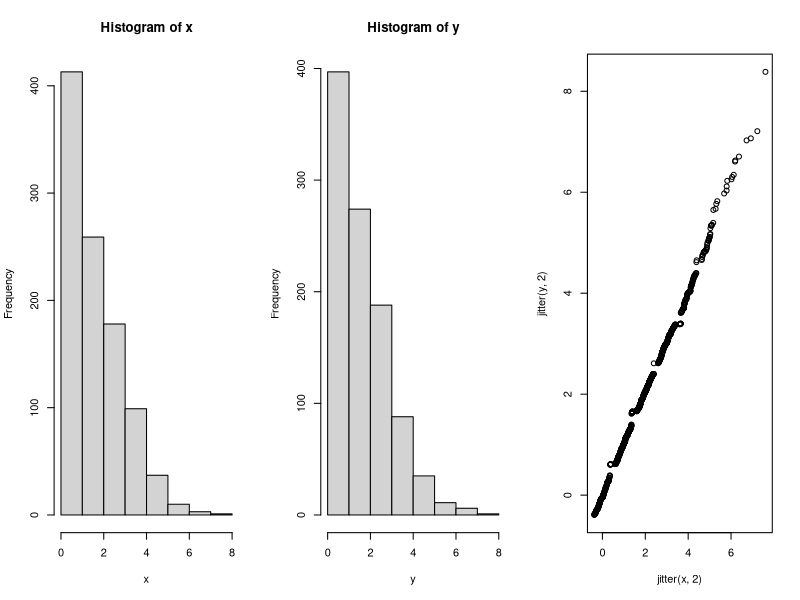
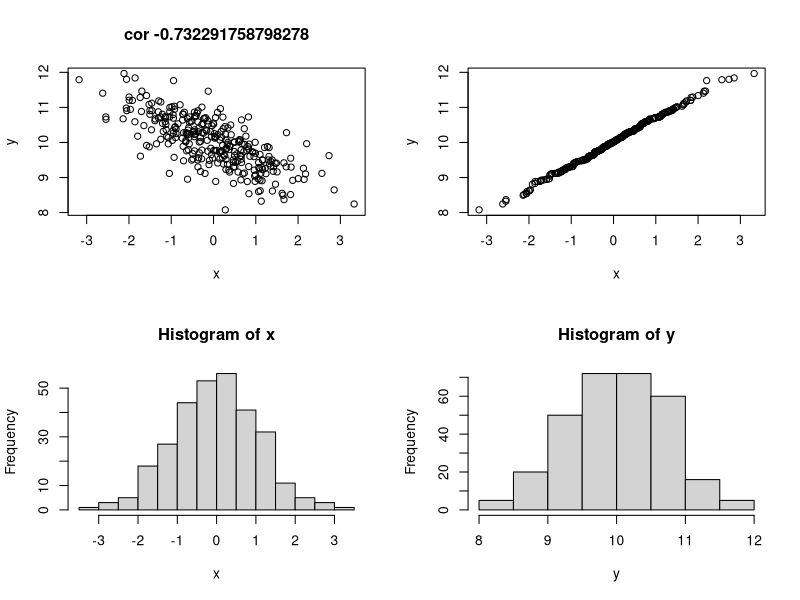

R code for these plots, in order:
## poisson counts

nsim<-1000
n<-200
p<-.01
x<-rpois(nsim,n*p)
y<-rbinom(nsim,n,p)

par(mfrow=c(1,3))
hist(x)
hist(y)
qqplot(jitter(x,2),jitter(y,2))



## correlations
n<-300
x<-rnorm(n)
y<- -.5*x+rnorm(n,10,.5)

par(mfrow=c(2,2))
cor(x,y)
plot(x,y,main=paste("cor",cor(x,y)))
qqplot(x,y)

hist(x)
hist(y)





## law contingency table
x<-matrix(c(10,7,46,53,17,17,40,9,2,13,8,11,4,4,0,3,2,3,4,0),ncol=2, byrow =TRUE)
x

chisq.test(x)
fisher.test(x[6:10,],simulate.p.value = TRUE,B=150000)
fisher.test(x[1:4,],simulate.p.value = TRUE,B=150000)

fisher.test(x[-c(4,5),],simulate.p.value = TRUE,B=150000)
chisq.test(x[-c(4,5),])

fisher.test(x[c(4,5),],simulate.p.value = TRUE,B=150000)


